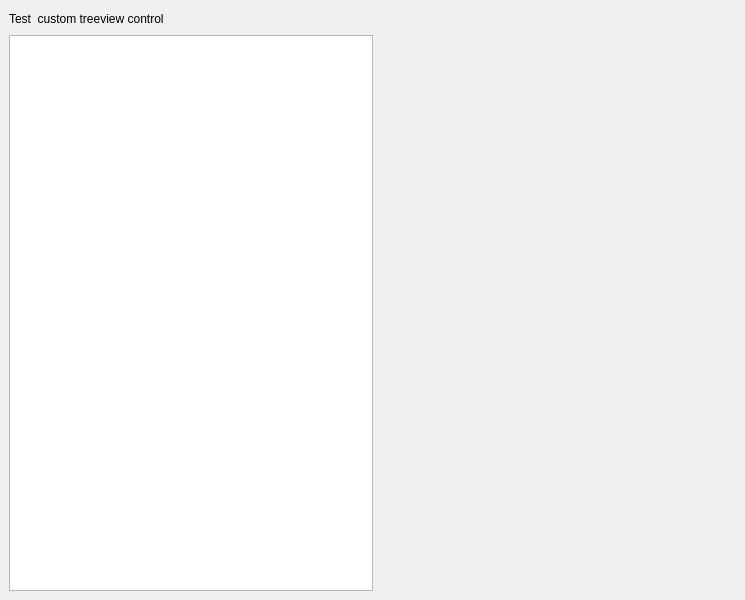
<?xml version="1.0" encoding="UTF-8"?>
<ui version="4.0">
 <class>MainWindow</class>
 <widget class="QMainWindow" name="MainWindow">
  <property name="geometry">
   <rect>
    <x>0</x>
    <y>0</y>
    <width>745</width>
    <height>600</height>
   </rect>
  </property>
  <property name="windowTitle">
   <string>MainWindow</string>
  </property>
  <widget class="QWidget" name="centralwidget">
   <layout class="QVBoxLayout" name="verticalLayout">
    <item>
     <layout class="QHBoxLayout" name="horizontalLayout_2">
      <item>
       <widget class="QLabel" name="label">
        <property name="text">
         <string>Test  custom treeview control</string>
        </property>
       </widget>
      </item>
      <item>
       <spacer name="horizontalSpacer_2">
        <property name="orientation">
         <enum>Qt::Horizontal</enum>
        </property>
        <property name="sizeHint" stdset="0">
         <size>
          <width>40</width>
          <height>20</height>
         </size>
        </property>
       </spacer>
      </item>
     </layout>
    </item>
    <item>
     <layout class="QHBoxLayout" name="horizontalLayout">
      <item>
       <widget class="QTreeView" name="treeView"/>
      </item>
      <item>
       <spacer name="horizontalSpacer">
        <property name="orientation">
         <enum>Qt::Horizontal</enum>
        </property>
        <property name="sizeHint" stdset="0">
         <size>
          <width>40</width>
          <height>20</height>
         </size>
        </property>
       </spacer>
      </item>
     </layout>
    </item>
   </layout>
  </widget>
 </widget>
 <resources/>
 <connections/>
</ui>
